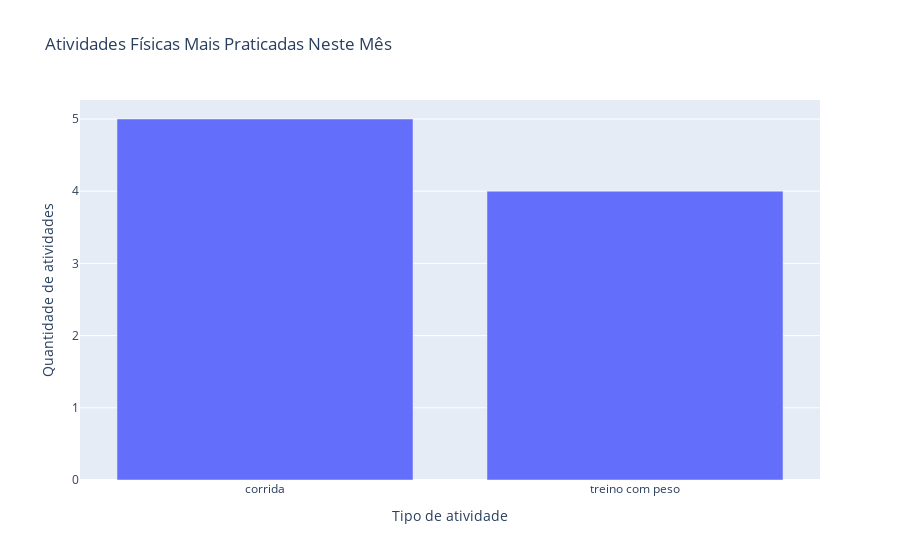

Source (notebook cell):
### Code cell
# 📅 Quantas atividades foram feitas neste mês/ano? ✅
atividades_mes = df[
    (df['month'] == pd.Timestamp('today').month)
    &
    (df['year'] == pd.Timestamp('today').year)]

print(f"Atividades neste mês: {atividades_mes.shape[0]}")

# 🏃♀️ Qual está sendo a atividade física mais praticada neste mês/ano? ✅
# Contagem de categorias e a escolha do maior
atividade_do_mes = atividades_mes['sport_type'].value_counts().idxmax()
print(f"Atividade mais praticada neste mês: {atividade_do_mes}")

# Contagem de atividades por tipo de esporte
contagem_atividades = atividades_mes['sport_type'].value_counts().reset_index()
contagem_atividades.columns = ['Tipo de atividade', 'Quantidade de atividades']

# Gráfico de barras com a contagem de atividades por tipo de esporte
fig = px.bar(contagem_atividades, x='Tipo de atividade', y='Quantidade de atividades', title='Atividades Físicas Mais Praticadas Neste Mês')
fig.show()
fig.write_image("meu_grafico01.png")

### Figure 1 — Plotly figure (JSON) as saved in the notebook; plotly's stock layout.template omitted (floating-point values rounded to 4 significant figures)
{"data": [{"alignmentgroup": "True", "hovertemplate": "Tipo de atividade=%{x}<br>Quantidade de atividades=%{y}<extra></extra>", "legendgroup": "", "marker": {"color": "#636efa", "pattern": {"shape": ""}}, "name": "", "offsetgroup": "", "orientation": "v", "showlegend": false, "textposition": "auto", "type": "bar", "x": ["corrida", "treino com peso"], "xaxis": "x", "y": [5, 4], "yaxis": "y"}], "layout": {"barmode": "relative", "legend": {"tracegroupgap": 0}, "title": {"text": "Atividades Físicas Mais Praticadas Neste Mês"}, "xaxis": {"anchor": "y", "domain": [0, 1], "title": {"text": "Tipo de atividade"}}, "yaxis": {"anchor": "x", "domain": [0, 1], "title": {"text": "Quantidade de atividades"}}}}
